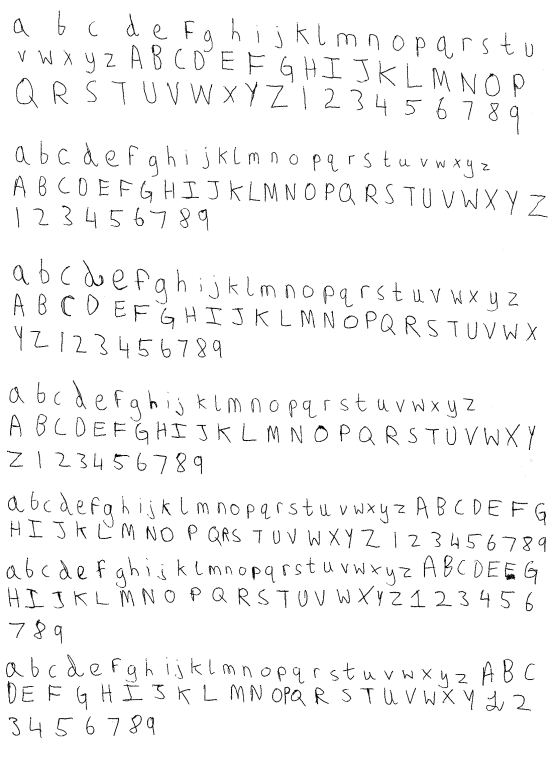
#> input picture Task2/writing2.png, 1659 x 2345 px (shown at 1/3 size)
$ python extract_letters.py   (Python 2 division)   (older library calls are emulated)
#> lines starting #> are read from the running program, lines starting #| are printed output that depends on the picture; after the words box and inside, x2 and y2 are one past the last pixel; in counts of white or black regions, pixels touching at a corner belong together
# Sample code for AI Coursework
# Extracts the letters from a printed page.

# Keep in mind that after you extract each letter, you have to normalise the size.
# You can do that by using scipy.imresize. It is a good idea to train your classifiers
# using a constant size (for example 20x20 pixels)
import numpy as np
import matplotlib.pyplot as plt
import matplotlib.patches as mpatches
from scipy.misc import imread,imresize
from skimage.segmentation import clear_border
#from skimage.morphology import label
from skimage.measure import label
from skimage.measure import regionprops
from PIL import ImageFile
ImageFile.LOAD_TRUNCATED_IMAGES = True


image = imread('./Task2/writing2.png',1)
#> image: shape (2345, 1659) float32; min 0, max 255, mean 247.3

#apply threshold in order to make the image binary
bw = image < 120
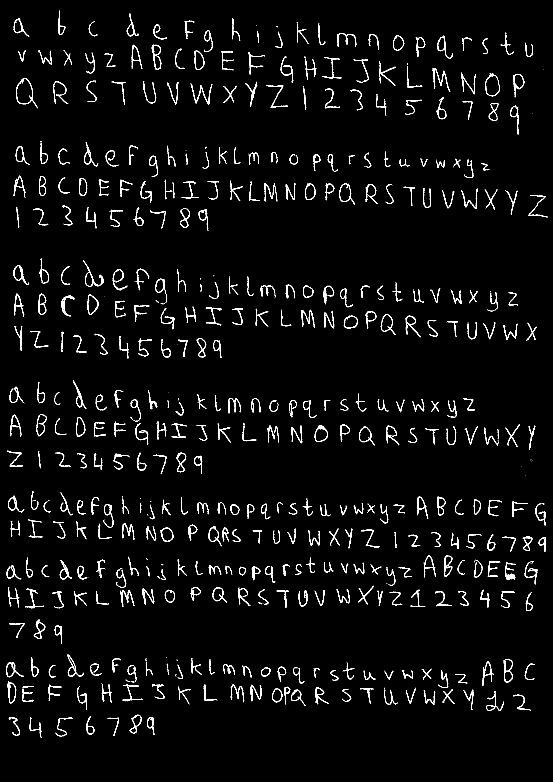
#> bw: shape (2345, 1659) bool (shown at 1/3 size); 2.9% white in thin lines or dots

# remove artifacts connected to image border
cleared = bw.copy()
clear_border(cleared)

# label image regions
label_image = label(cleared,neighbors=8)
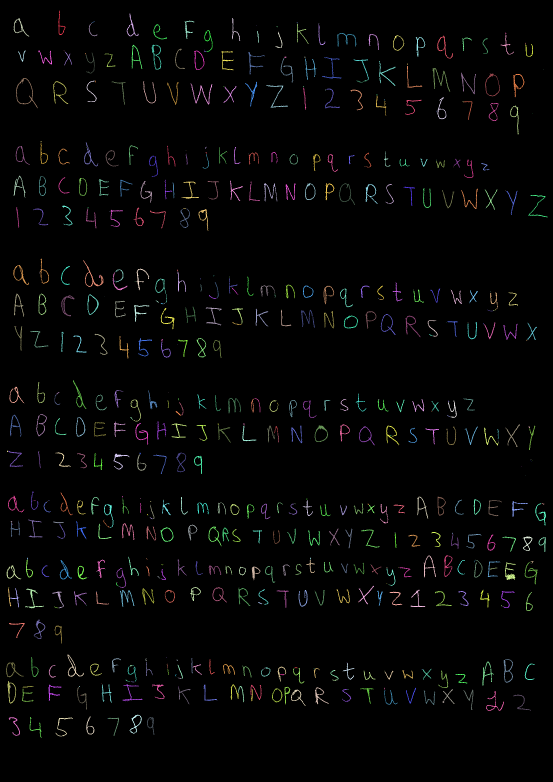
#> label_image: shape (2345, 1659) int32 (shown at 1/3 size); 690 distinct labels, from 0 to 689; one colour per label, 0 black
borders = np.logical_xor(bw, cleared)
#> borders: shape (2345, 1659) bool; every value is 0
label_image[borders] = -1

fig, ax = plt.subplots(ncols=1, nrows=1, figsize=(6, 6))
ax.imshow(bw, cmap='jet')


counter =0
prevminc = 0
prevminr = 0
width = 250
for region in regionprops(label_image):
    # skip small images
    if region.area > 50:

        # draw rectangle around segmented objects
        minr, minc, maxr, maxc = region.bbox
        rect = mpatches.Rectangle((minc, minr), maxc - minc, maxr - minr,
                              fill=False, edgecolor='red', linewidth=2)
        ax.add_patch(rect)
        counter+=1
#> this loop made 689 passes
#> (minr, minc, maxr, maxc) on passes 1, 2, 3, 4, 5, 9, 11, 12, 13, 17, 18, 19: (32, 175, 105, 197), (41, 380, 109, 416), (54, 41, 110, 88), (54, 696, 123, 721), (62, 554, 117, 583), (69, 266, 109, 292), (71, 891, 132, 926), (73, 460, 118, 501), (73, 955, 135, 976), (90, 613, 156, 638), (93, 771, 128, 777), (95, 826, 144, 847)
#> after the loop, counter = 439
print counter
#| 439

plt.show()
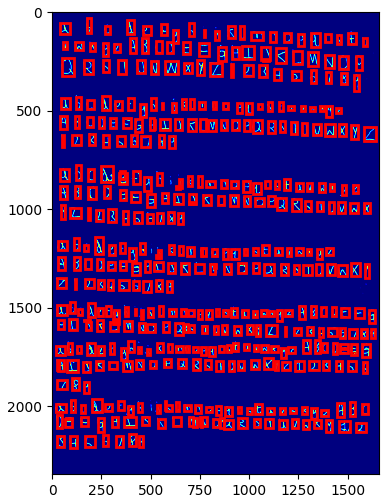
#> figure drawn by matplotlib, 1 panel

$ run again, with Task2/testing.png copied over Task2/writing2.png
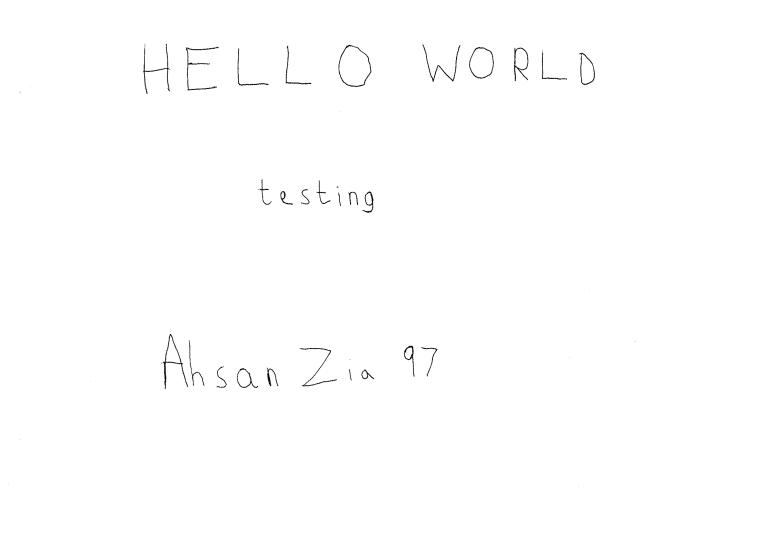
#> input picture Task2/testing.png, 2346 x 1659 px (shown at 1/3 size)
#> `bw = image < 120`:
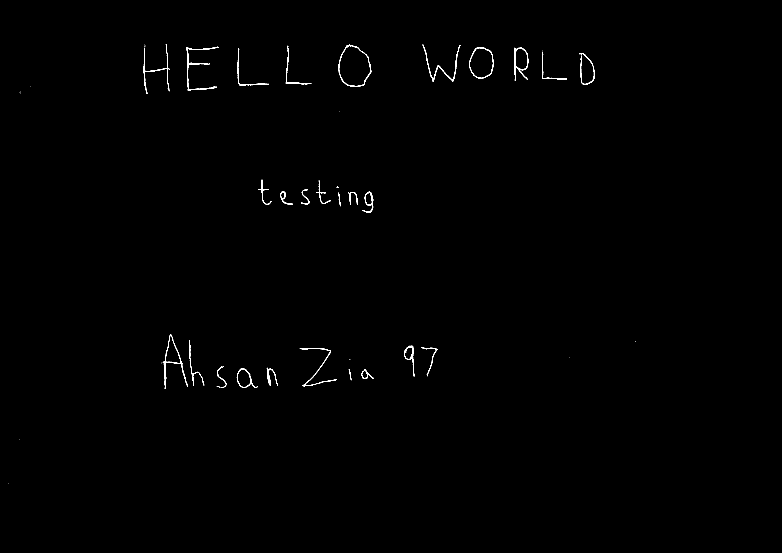
#> bw: shape (1659, 2346) bool (shown at 1/3 size); 0.33% white in thin lines or dots, all inside (x1, y1, x2, y2) = (25, 132, 1907, 1450)
#> label_image: shape (1659, 2346) int32; 50 distinct labels, from 0 to 49
#> borders: shape (1659, 2346) bool; every value is 0
#> the loop `for region in regionprops(label_image):` made 49 passes
#> (minr, minc, maxr, maxc) on passes 3, 4, 6, 7, 8, 9, 10, 11: (133, 1267, 246, 1381), (134, 1015, 261, 1114), (137, 857, 253, 934), (139, 429, 282, 509), (140, 558, 271, 656), (141, 1408, 236, 1481), (143, 1542, 243, 1585), (145, 712, 257, 806)
#> after the loop `for region in regionprops(label_image):`: counter = 27
#| 27
#> `plt.show()`:
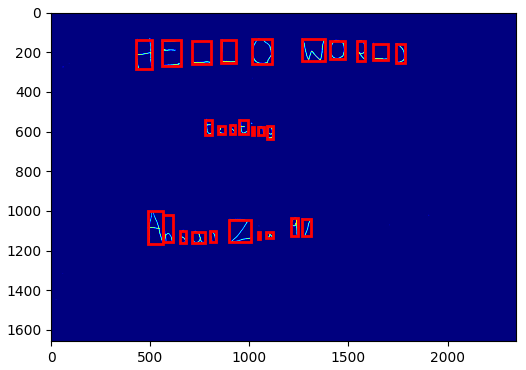
#> figure drawn by matplotlib, 1 panel
